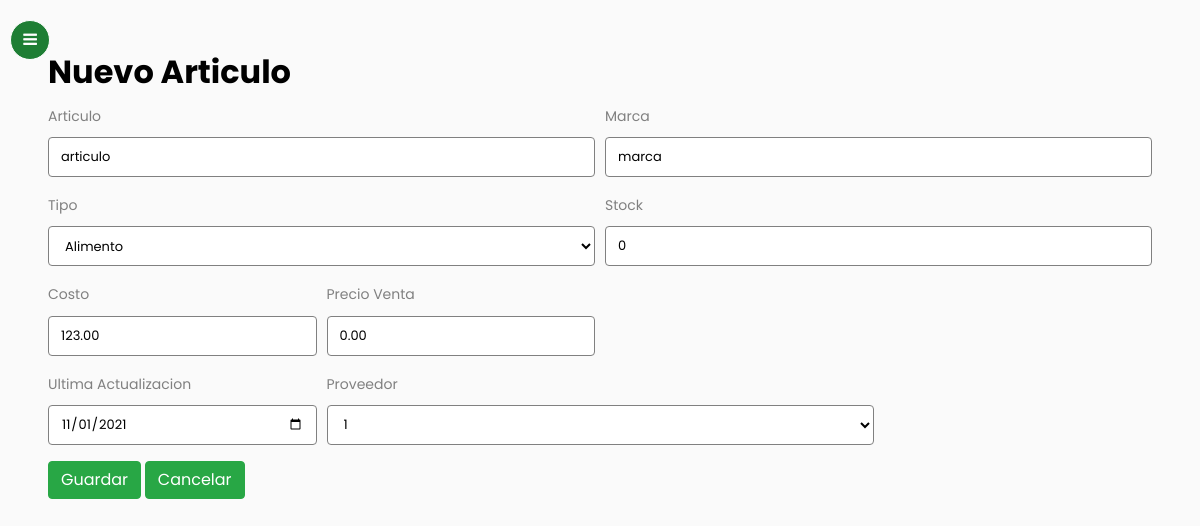
The app's page /almacenes/articulo/2 (signed in) with its own data.
### gestionStock/models.py (models this page shows)
class Articulos(models.Model):
    descripcion = models.TextField(max_length = 30)
    stock = models.IntegerField(default = 0)
    marca = models.TextField(max_length = 30, null= True, blank = True, default = "")
    tipo = models.TextField(max_length = 30,  choices = TIPO_CHOICES, blank= True, default = "")
    articulo_proveedor = models.TextField(max_length = 30, blank = True, default = "", null = True)
    proveedor = models.ForeignKey(Proveedores, on_delete = models.CASCADE)
    precio_costo = models.DecimalField(max_digits=14, decimal_places=2, default = 0)
    precio_vta = models.DecimalField(max_digits=14, decimal_places=2, default = 0)
    fecha_actualizacion = models.DateField(default=timezone.now)
    class Meta:
        verbose_name_plural = "Articulos"

### gestionStock/views.py (the view)
# urls.py: path('almacenes/articulo/<int:pk>', login_required(views.ArticuloUpdate.as_view()), name="articulo_update"),
class ArticuloUpdate(UpdateView):
    model = Articulos
    template_name = "articulo.html"
    form_class = ArticulosForm
    success_url = reverse_lazy('articulo_list')

### gestionStock/models.py (called while the page is built)
    def __str__(self):
        return self.razon_social

### gestionStock/templates/articulo.html (shortened to what this page needs)
{% extends "base.html" %}
{% load static %}
{% block content %}
<div class="container-lg">
  <div class="table-title">
      <div class="row">
          <div class="col-sm-9"><h2><b>Nuevo Articulo</b></h2></div>
      </div>
  </div>
</div>
	<form method="POST">
        <div class="form-row">
          <div class="form-group col-md-6">
            <label for="descripcion">{{ form.descripcion.label }}</label>
            {{ form.descripcion }}
          </div>
          <div class="form-group col-md-6">
            <label for="marca">{{ form.marca.label }}</label>
            {{ form.marca }}
          </div>
        </div>
        <div class ="form-row">
        <div class="form-group col-md-6">
          <label for="tipo">{{ form.tipo.label }}</label>
          {{ form.tipo }}
        </div>
          <div class="form-group col-md-6">
            <label for="stok">{{ form.stock.label }}</label>
            {{ form.stock }}
          </div>
        </div>
        <div class="class form-row">
          <div class="class form-group col-md-3">
            <label for="precio_costo">{{ form.precio_costo.label }}</label>
            {{ form.precio_costo }}
          </div>
          <div class="class form-group col-md-3">
            <label for="precio_vta">{{ form.precio_vta.label }}</label>
            {{ form.precio_vta }}
          </div>
        </div>
        <div class="class form-row">
          <div class="class form-group col-md-3">
            <label for="fecha_actualizacion">{{ form.fecha_actualizacion.label }}</label>
            {{ form.fecha_actualizacion }}
          </div>
          <div class="class form-group col-md-6">
            <label for="proveedor">{{ form.proveedor.label }}</label>
            {{ form.proveedor }}
          </div>
        </div>
        <button type="submit" class="btn btn-success">Guardar</button>
        <a href="{% url 'articulo_list' %}" class="btn btn-success">Cancelar</a>
  </form>
{% endblock %}

### gestionStock/templates/articulo.html (style rules this page uses)
.form-control { border: 1px; border-color: gray; border-style: solid; }
.form-control::placeholder { color: grey; }

### records on screen
Articulos: descripcion.label "Articulo", descripcion "articulo", marca.label "Marca", marca "marca", tipo "Alimento", stock "0", precio_costo "123.00", precio_vta "0.00", fecha_actualizacion "11/01/2021", proveedor "1"
